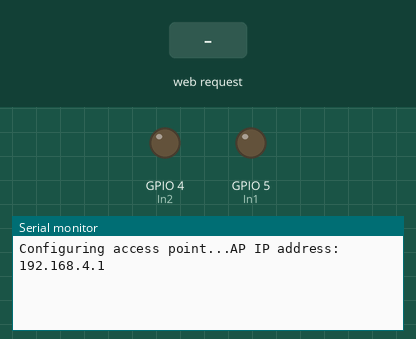
This sketch was run on a simulated ESP8266 (NodeMCU). Shown: output pins drawn as LEDs (lit = HIGH), the last lines printed to the serial monitor. The inputs (shaded band) are chosen by the test bench. WiFi joins after 1.5 s; servers stay silent unless stated.

Above: at 1.2 s.
1.3 s: HTTP request GET / received
At 1.9 s:
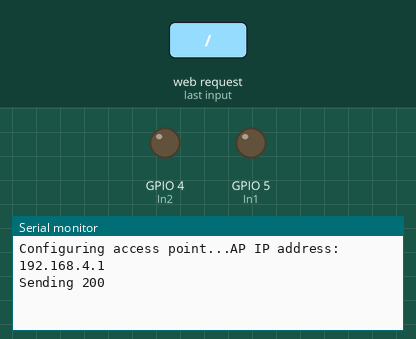
2.8 s: HTTP request GET /a received
At 5.5 s:
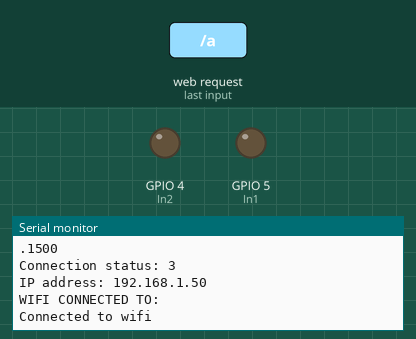

Measured:
- after the input at 1.3 s, the serial monitor: prints a new line at once (image 1)
- after the input at 2.8 s, the serial monitor: prints a new line at once (image 2)

The sketch:

IoT2Switch.ino
```cpp
#include <ESP8266WiFi.h>
#include <WiFiClient.h>
#include <ESP8266WebServer.h>
#include <ArduinoJson.h>
#include <ESP8266mDNS.h>
#include <WiFiUDP.h>
#include "Arduino.h"
/* Set these to your desired credentials. */
char *ssid;
char *password;


ESP8266WebServer server(80);
int In1 = 5;
int In2= 4;
String esid;
String epass;
String status;


String jsonStproc(String keyst){
  String stt;
  stt= server.arg(keyst);
  stt.replace("%2F","/");
  return (char*) stt.c_str();
}

void InputWifi(){
 String s;
  s += "<form method='get' action='a'>";
  s += "<label>SSID: </label><input name='ssid' length=32></br>";
  s += "<label> Pass: </label><input name='pass' type='password' length=64></br>";
  s += "</br>";

  s += "<input type='submit'></form></p>";
  s += "\r\n\r\n";
  Serial.println("Sending 200");
  server.send(200, "text/html", s);

}
 void WifiConnect(){
  esid=jsonStproc("ssid");
  epass=jsonStproc("pass");
  Serial.println(esid);
  Serial.println(epass);
  WiFi.begin((char*)esid.c_str(),(char*)epass.c_str());
  String s;
  int count = 0;
  Serial.printf("\nConnection status: %d\n", WiFi.status());
//-------------------------  TAI SAO ???
while ((WiFi.status() != WL_CONNECTED))
    {
    delay(500);
    Serial.print(".");
    count+=500;
    Serial.println(count);
    if (count>= 10000) goto notconnected;
    }
    Serial.printf("\nConnection status: %d\n", WiFi.status());
    Serial.print("IP address: ");
    Serial.println(WiFi.localIP());


if ( WiFi.status() == WL_CONNECTED) {
    Serial.print("WIFI CONNECTED TO:  ");
    Serial.println(esid);
    s+= "<h1>WIFI CONNECT SUCCEDED</h1>";
  server.send(200, "text/html",s);
  Serial.print("Connected to wifi");
    }
    else {
    notconnected:
      s+= "<h1>WIFI NOT CONNECTED</h1>";
      s+= "<h2>please enter infor again</h2>";
      Serial.println("NOT CONNECTED");
  server.send(200, "text/html",s);
    }
}

//-----------------------------
// Dieu khien LED
void LedControl(){

// Kiem tra neu co client ket noi
  WiFiClient client = server.available();
  if (!client) {
    return;
  }

  // Doi client gui data
  Serial.println("Co client moi");
  while(!client.available()){
    delay(1);
  }

  // Doc yeu cau tu client
  String req = client.readStringUntil('\r');
  Serial.println(req);
  client.flush();

  // Kiem tra yeu cau la gi
  if (req.indexOf("/on") != -1){
    digitalWrite(In1, 1);
  }
  else if (req.indexOf("/off") != -1) {
    digitalWrite(In1, 0);
  }

  client.flush();

  // Chuan bi thong tin phan hoi
  String s ;
//  s += "<head>";
//  s += "<meta name=\"viewport\" content=\"width=device-width, initial-scale=1\">";
//  s += "<script src=\"https://code.jquery.com/jquery-2.1.3.min.js\"></script>";
//  s += "<link rel=\"stylesheet\" href=\"https://maxcdn.bootstrapcdn.com/bootstrap/3.3.4/css/bootstrap.min.css\">";
//  s += "</head>";

  s += "<div class=\"container\" action ='ledcontrol'> ";
  s += "<h1>Led Control</h1>";
  s += "<div class=\"row\">";
  s += "<div class=\"col-md-2\"><input type=\"button\" value=\"On\" onclick=\"on()\"></div>";
  s += "<div class=\"col-md-2\"><input type=\"button\" value=\"Off\" onclick=\"off()\"></div>";
  s += "</div></div>";
  s += "<script>function on() {$.get(\"/on\");}</script>";
  s += "<script>function off() {$.get(\"/off\");}</script>";
  client.print(s);
  delay(1);
  Serial.println("Ngat ket noi Client");


}


void setup() {
  pinMode(In1, OUTPUT);
  pinMode(In2,OUTPUT);
  Serial.begin(115200);
  Serial.println();
  Serial.print("Configuring access point...");
  IPAddress myIP = WiFi.softAPIP();
  Serial.print("AP IP address: ");
  Serial.println(myIP);

  server.on("/", InputWifi);
  server.on("/a", WifiConnect);
  server.on("/ledcontrol", LedControl);
  server.begin();


}
void loop() {
  server.handleClient();


}
```
